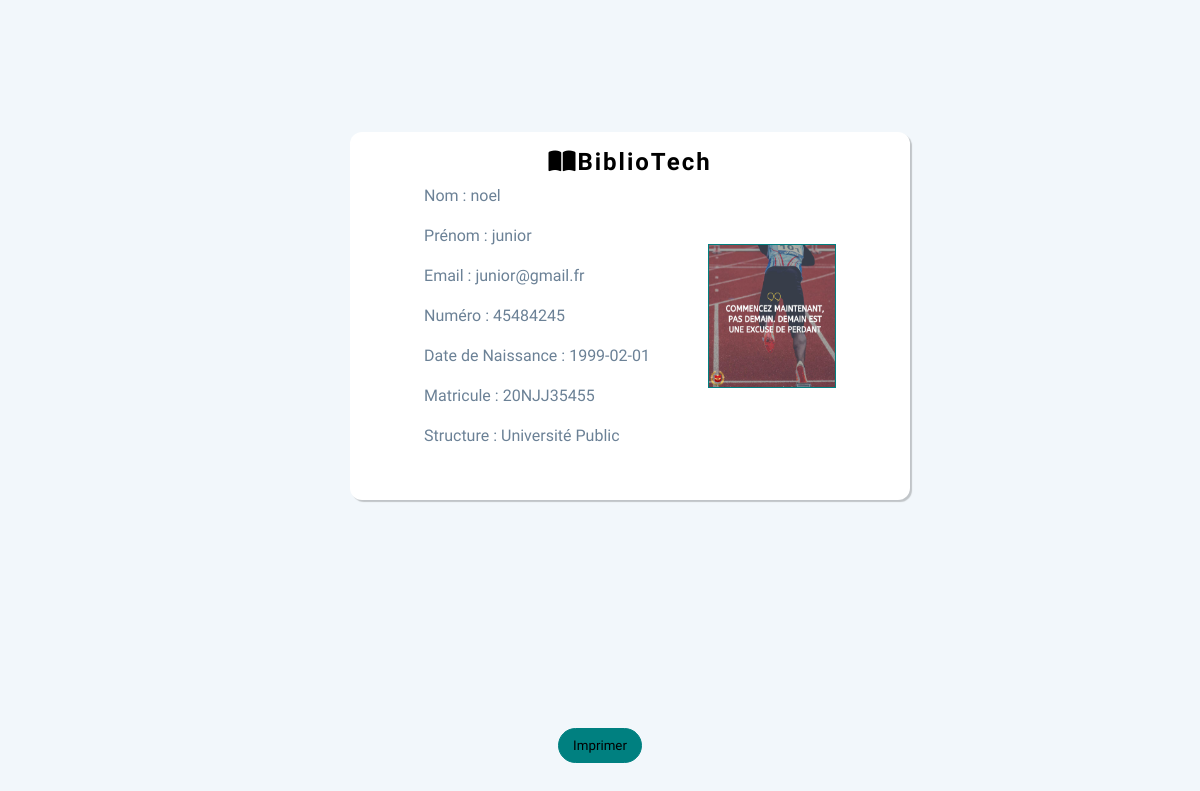
Screenshot of /Views/form/client/detail.php?code=20NJJ35455 (signed in) with the database file from the repository.
### tables this page shows
CREATE TABLE IF NOT EXISTS `users` (
  `id` int NOT NULL AUTO_INCREMENT,
  `nom` varchar(200) NOT NULL,
  `prenom` varchar(300) NOT NULL,
  `email` varchar(300) NOT NULL,
  `born_date` date NOT NULL,
  `contact` int NOT NULL,
  `extension` varchar(20) NOT NULL,
  `user_structure` int NOT NULL,
  `matricule` varchar(100) NOT NULL,
  `actif` tinyint(1) NOT NULL,
  PRIMARY KEY (`id`),
  KEY `fk_structure_user` (`user_structure`)
);

CREATE TABLE IF NOT EXISTS `structure` (
  `id` int NOT NULL AUTO_INCREMENT,
  `nom` varchar(200) NOT NULL,
  PRIMARY KEY (`id`)
);

### Views/form/client/detail.php (the view, shortened to what this page needs)
<?php
include '../../../php/connexion.php';
$sql = $connexion->query('SELECT * FROM users WHERE matricule = \'' . $_GET['code'] . '\'');
?>
<!DOCTYPE html PUBLIC "-//W3C//DTD XHTML 1.0 Strict//EN" "http://www.w3.org/TR/xhtml1/DTD/xhtml1-strict.dtd">
<html xmlns="http://www.w3.org/1999/xhtml" xml:lang="fr" lang="fr">
<head>
    <link rel="stylesheet" href="../../../Static/css/formulaire.css" />
    <link rel="stylesheet" href="../../../Static/css/style.css" />
</head>
<body>
    <section class="main-detail">
        <?php while ($resultat = $sql->fetch()) : ?>
            <div class="carte-gestion">
                <h2><i class="fas fa-book-open"></i>BiblioTech</h2>
                <div class="element-carte">
                    <div class="attribu-gestion">
                        <span>Nom : </span><span><?php echo $resultat['nom']; ?></span><br />
                        <span>Prénom : </span><span><?php echo $resultat['prenom']; ?></span><br />
                        <span>Email : </span><span><?php echo $resultat['email']; ?></span><br />
                        <span>Numéro : </span><span><?php echo $resultat['contact']; ?></span><br>
                        <span>Date de Naissance : </span><span><?php echo $resultat['born_date']; ?></span><br>
                        <span>Matricule : </span><span><?php echo $resultat['matricule']; ?></span><br>
                        <span>Structure : </span><span><?php $req = $connexion->prepare('SELECT nom FROM structure WHERE id = :id_structure');
                                                        $req->execute(['id_structure' => $resultat['user_structure']]);
                                                        $res = $req->fetch();
                                                        echo $res['nom']; ?></span><br>
                    </div>
                    <div class="img-desative">
                        <div class="carte-gestion-img">
                            <img src="../../../Static/img/clients/<?php $name = $resultat['id'] . '.' . $resultat['extension'];
                                                                    echo $name; ?>" alt="carte" />
                        </div>
                    </div>
                </div>
            </div><br>
        <?php endwhile ?>
    </section>
    <footer>
        <div class="gestion-accueil">
            <button name="desactiver"><a href="./detail.php" OnClick="javascript:window.print()">Imprimer</a></button>
        </div>
    </footer>
</body>
</html>

### Static/css/formulaire.css (style rules this page uses)
* { margin: 0; padding: 0; font-family: "Mukta", sans-serif; }
body { background-color: #f2f7fb; z-index: 1000; }
h2 { letter-spacing: 2px; }
footer { display: flex; justify-content: center; flex-wrap: wrap; position: fixed; bottom: 0; height: 5rem; width: 100%; }
button a { text-decoration: none; color: black; }
img[alt="carte"] { height: 100%; width: 100%; }
.carte-gestion { height: 23rem; width: 35rem; border-radius: 12px; box-shadow: 2px 2px 1px rgba(0, 0, 0, 0.205); background-color: white; margin-bottom: 5%; margin-left: 5%; padding: 1rem; }
.element-carte { display: flex; flex-wrap: wrap; justify-content: space-evenly; align-items: center; }
.carte-gestion h2 { text-align: center; }
.img-desative { height: 100%; width: 8rem; }
.carte-gestion-img { height: 9rem; width: 8rem; border: 1px solid teal; }
.main-detail { margin-top: 11%; display: flex; justify-content: center; }
.attribu-gestion { top: 5rem; line-height: 2.5rem; color: #6b8196; }

### Static/css/style.css (style rules this page uses)
* { margin: 0; padding: 0; box-sizing: border-box; font-family: "Mukta", sans-serif; }
body { background-color: #f2f7fb; }
button[name="desactiver"] { height: 2.2rem; width: 5.2rem; border: 1px solid teal; background-color: teal; border-radius: 2rem; margin: 0.5rem; }
a { text-decoration: none; }

### rows the page displays
users: nom "noel", prenom "junior", email "junior@gmail.fr", contact "45484245", born_date "1999-02-01", matricule "20NJJ35455", user_structure.nom "Université Public"
